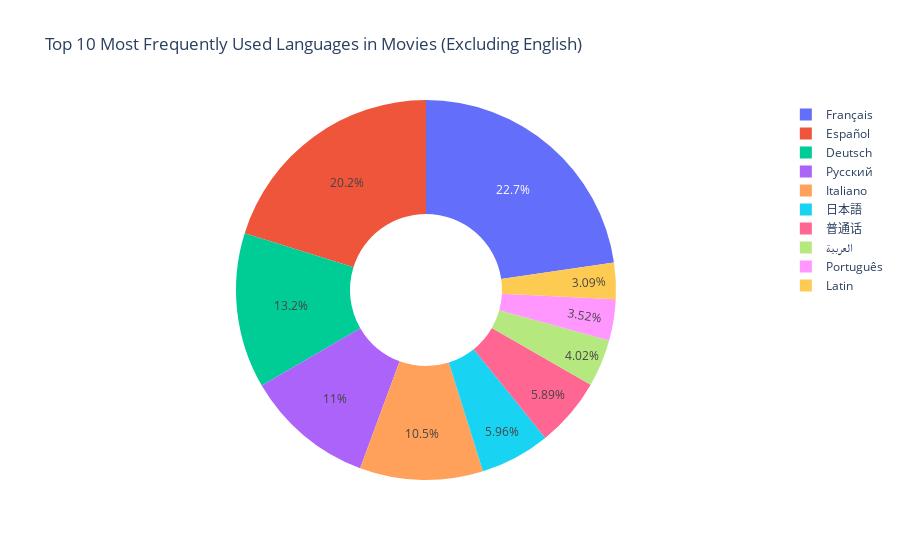

Here is the notebook cell this chart was saved with:
### Markdown cell above
### 5) Apart from English, what are the most frequently used languages in movies?

### Code cell
# Create a temporary DataFrame for processing
temp_df = df_movies.copy()

# Helper function to parse list of dictionaries in a column
def parse_list_column(column):
    """Convert string representation of list to actual list."""
    return column.apply(lambda x: ast.literal_eval(x) if isinstance(x, str) else [])

# Parse the 'rt_languages' column
temp_df['rt_languages'] = parse_list_column(temp_df['rt_languages'])

# Expand the languages into separate rows
languages_expanded = temp_df.explode('rt_languages')

# Extract the language names from the dictionaries
languages_expanded['language_name'] = languages_expanded['rt_languages'].apply(
    lambda x: x['name'] if isinstance(x, dict) else None
)

# Drop rows with missing or invalid languages
languages_expanded = languages_expanded.dropna(subset=['language_name'])

# Exclude English
non_english_languages = languages_expanded[languages_expanded['language_name'] != 'English']

# Count the occurrences of each language
language_counts = non_english_languages['language_name'].value_counts().reset_index()
language_counts.columns = ['language_name', 'movie_count']

# Display the top 10 most frequently used languages
print("Top 10 Most Frequently Used Languages (Excluding English):")
print(language_counts.head(10))

# Plot a pie chart for the top 10 languages
fig = px.pie(
    language_counts.head(10), 
    values='movie_count', 
    names='language_name',
    title='Top 10 Most Frequently Used Languages in Movies (Excluding English)',
    hole=0.4  # To create a donut chart (optional)
)

# Show the chart
fig.show()

### Figure 1 — Plotly figure (JSON) as saved in the notebook; plotly's stock layout.template omitted (floating-point values rounded to 4 significant figures)
{"data": [{"domain": {"x": [0, 1], "y": [0, 1]}, "hole": 0.4, "hovertemplate": "language_name=%{label}<br>movie_count=%{value}<extra></extra>", "labels": ["Français", "Español", "Deutsch", "Pусский", "Italiano", "日本語", "普通话", "العربية", "Português", "Latin"], "legendgroup": "", "name": "", "showlegend": true, "type": "pie", "values": [316, 281, 184, 153, 146, 83, 82, 56, 49, 43]}], "layout": {"legend": {"tracegroupgap": 0}, "title": {"text": "Top 10 Most Frequently Used Languages in Movies (Excluding English)"}}}
